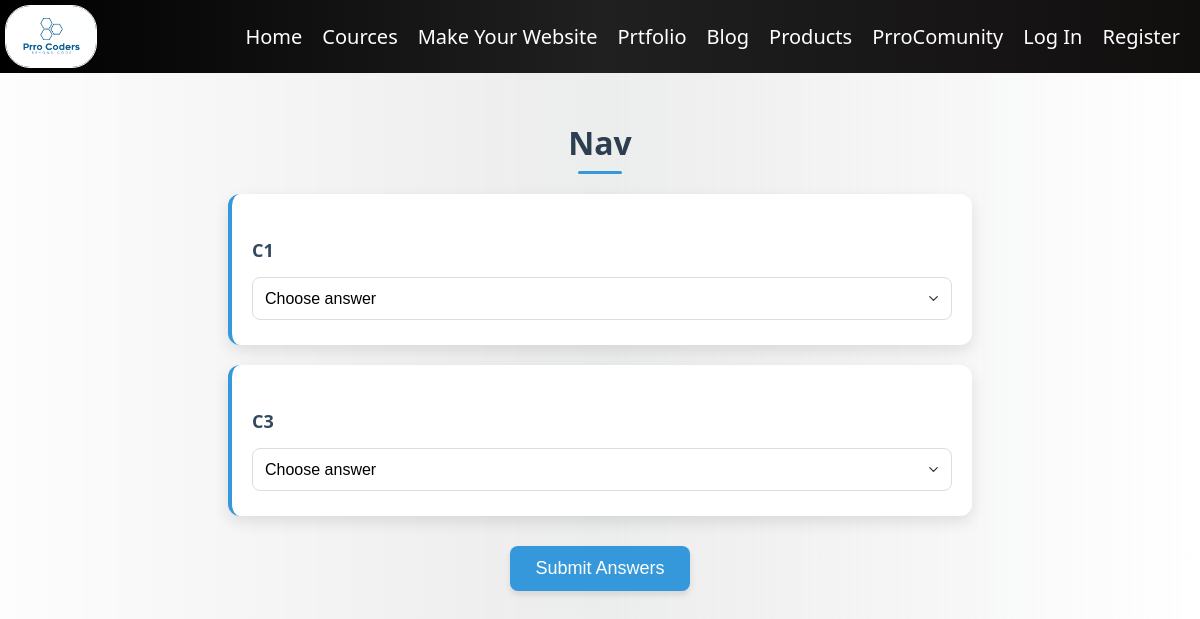
The app's page /Cources/Exam/2 with its own data.
### CourcePanal/models.py (models this page shows)
class Exam(models.Model):
    Lesson = models.ForeignKey(Lesson, on_delete=models.CASCADE, related_name='Exam')
    Name =models.CharField(max_length=30)

class Q(models.Model):
    Exam = models.ForeignKey(Exam, on_delete=models.CASCADE, related_name='Q')
    Q = models.CharField(max_length=2000)
    answer1 = models.CharField(max_length=2000)
    answer2 = models.CharField(max_length=2000)
    answer3 = models.CharField(max_length=2000)
    TrueAnswer = models.CharField(max_length=2000)

### CourcePanal/views.py (the view)
# urls.py: path('Exam/<int:id>', views.Exam_view, name='Exam'),
def Exam_view(request, id):
    lesson1 = Lesson.objects.get(pk=id)
    exam = Exam.objects.get(Lesson=lesson1)
    Q_L = []
    Questions = Q.objects.filter(Exam=exam)
    for Question in Questions:
        Q_L.append(Question)
    random.shuffle(Q_L)
    return render(request, 'Cource/Exam.html', {
        'Lesson':lesson1,
        'Exam':exam,
        'Q':Q_L,
    })

### templates/Cource/Exam.html (shortened to what this page needs)
{% extends 'layout.html' %}
{% block body %}
{% load static %}
<link rel="stylesheet" href="{% static 'Cource/one.css' %}">
<h1>{{ Exam.Name }}</h1>
<form action="{% url 'submit_test' Exam.id %}" method="POST">
    <div class="all-Questions">
        {% for q in Q %}
        <div class="Q">
            <h4>{{ q.Q }}</h4>
            <select name="answer_{{ q.id }}" required>
                <option value="" disabled selected>Choose answer</option>
            </select>
        </div>
        {% endfor %}
    </div>
    <input type="submit" value="Submit Answers" class="submit-btn">
</form>
<br>
{% endblock %}

### static/style.css (style rules this page uses)
body { background: linear-gradient(90deg, #ffffffaf 0%, #e8e8e8c1 50%, #ffffff 100%); font-family: 'Segoe UI', Tahoma, Geneva, Verdana, sans-serif; }

### templates/layout.html (style rules this page uses)
body { font-family: 'Segoe UI', Tahoma, Geneva, Verdana, sans-serif; }

### templates/Cource/Exam.html (style rules this page uses)
body { background-color: #f8f9fa; margin: 0; padding: 20px; text-align: center; font-family: 'Segoe UI', Tahoma, Geneva, Verdana, sans-serif; }
h1 { color: #2c3e50; font-size: 32px; margin-bottom: 30px; position: relative; display: inline-block; }
h1:after { content: ''; position: absolute; width: 70%; height: 3px; background-color: #3498db; bottom: -10px; left: 15%; border-radius: 2px; transition: width 0.3s ease; }
.all-Questions { display: flex; flex-direction: column; align-items: center; gap: 20px; max-width: 700px; margin: auto; animation: fadeIn 0.8s ease-in-out; }
.Q { background: #fff; padding: 20px; border-radius: 12px; box-shadow: 0 6px 15px rgba(0, 0, 0, 0.1); width: 100%; text-align: left; padding-bottom: 25px; border-left: 4px solid #3498db; transition: transform 0.3s ease, box-shadow 0.3s ease; }
h4 { color: #34495e; margin-bottom: 15px; font-size: 18px; }
select { width: 100%; padding: 12px; font-size: 16px; border: 1px solid #ddd; border-radius: 8px; cursor: pointer; background-color: #fff; transition: all 0.3s ease; appearance: none; background-repeat: no-repeat; background-position: right 10px center; background-size: 15px; }
.submit-btn { margin-top: 30px; background-color: #3498db; color: white; border: none; padding: 12px 25px; font-size: 18px; border-radius: 8px; cursor: pointer; transition: 0.3s; box-shadow: 0 4px 6px rgba(0, 0, 0, 0.1); position: relative; overflow: hidden; }
.submit-btn:before { content: ""; position: absolute; top: 0; left: -100%; width: 100%; height: 100%; background: linear-gradient( 90deg, rgba(255, 255, 255, 0) 0%, rgba(255, 255, 255, 0.2) 50%, rgba(255, 255, 255, 0) 100% ); transition: left 0.7s; }

### records on screen
Exam: Name "Nav"
Q: Q "C1"
Q: Q "C3"
